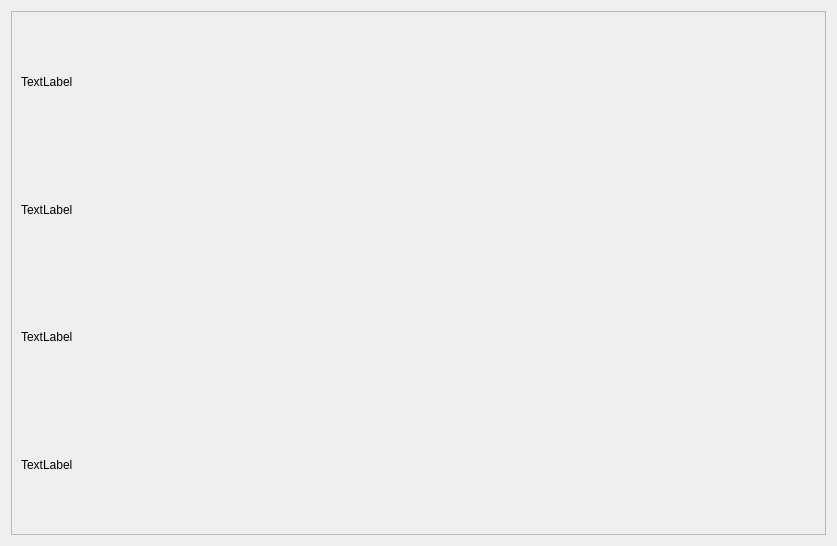
<?xml version="1.0" encoding="UTF-8"?>
<ui version="4.0">
 <class>window2</class>
 <widget class="QWidget" name="window2">
  <property name="geometry">
   <rect>
    <x>0</x>
    <y>0</y>
    <width>837</width>
    <height>546</height>
   </rect>
  </property>
  <property name="windowTitle">
   <string>Form</string>
  </property>
  <layout class="QVBoxLayout" name="verticalLayout_2">
   <item>
    <layout class="QVBoxLayout" name="verticalLayout">
     <item>
      <widget class="QScrollArea" name="scrollArea">
       <property name="widgetResizable">
        <bool>true</bool>
       </property>
       <widget class="QWidget" name="scrollAreaWidgetContents">
        <property name="geometry">
         <rect>
          <x>0</x>
          <y>0</y>
          <width>815</width>
          <height>524</height>
         </rect>
        </property>
        <layout class="QVBoxLayout" name="verticalLayout_3">
         <item>
          <widget class="QLabel" name="label">
           <property name="text">
            <string>TextLabel</string>
           </property>
          </widget>
         </item>
         <item>
          <widget class="QLabel" name="label_2">
           <property name="text">
            <string>TextLabel</string>
           </property>
          </widget>
         </item>
         <item>
          <widget class="QLabel" name="label_3">
           <property name="text">
            <string>TextLabel</string>
           </property>
          </widget>
         </item>
         <item>
          <widget class="QLabel" name="label_4">
           <property name="text">
            <string>TextLabel</string>
           </property>
          </widget>
         </item>
        </layout>
       </widget>
      </widget>
     </item>
    </layout>
   </item>
  </layout>
 </widget>
 <resources/>
 <connections/>
</ui>
